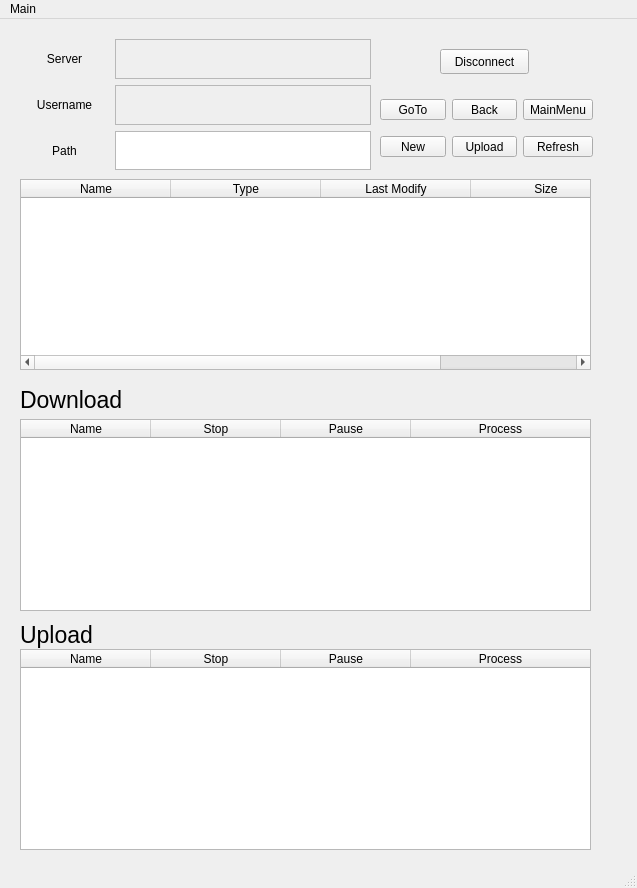
<?xml version="1.0" encoding="UTF-8"?>
<ui version="4.0">
 <class>MainWindow</class>
 <widget class="QMainWindow" name="MainWindow">
  <property name="geometry">
   <rect>
    <x>0</x>
    <y>0</y>
    <width>637</width>
    <height>888</height>
   </rect>
  </property>
  <property name="windowTitle">
   <string>MainWindow</string>
  </property>
  <widget class="QWidget" name="centralwidget">
   <widget class="QWidget" name="verticalLayoutWidget">
    <property name="geometry">
     <rect>
      <x>20</x>
      <y>20</y>
      <width>351</width>
      <height>131</height>
     </rect>
    </property>
    <layout class="QVBoxLayout" name="verticalLayout">
     <item>
      <layout class="QHBoxLayout" name="horizontalLayout_4">
       <item>
        <widget class="QLabel" name="ServerLabel">
         <property name="sizePolicy">
          <sizepolicy hsizetype="Expanding" vsizetype="Preferred">
           <horstretch>0</horstretch>
           <verstretch>0</verstretch>
          </sizepolicy>
         </property>
         <property name="text">
          <string>Server</string>
         </property>
         <property name="alignment">
          <set>Qt::AlignCenter</set>
         </property>
        </widget>
       </item>
       <item>
        <widget class="QTextEdit" name="ServerText">
         <property name="enabled">
          <bool>false</bool>
         </property>
         <property name="sizePolicy">
          <sizepolicy hsizetype="Fixed" vsizetype="Expanding">
           <horstretch>0</horstretch>
           <verstretch>0</verstretch>
          </sizepolicy>
         </property>
        </widget>
       </item>
      </layout>
     </item>
     <item>
      <layout class="QHBoxLayout" name="horizontalLayout_3">
       <item>
        <widget class="QLabel" name="UserLabel">
         <property name="sizePolicy">
          <sizepolicy hsizetype="Expanding" vsizetype="Preferred">
           <horstretch>0</horstretch>
           <verstretch>0</verstretch>
          </sizepolicy>
         </property>
         <property name="text">
          <string>Username</string>
         </property>
         <property name="alignment">
          <set>Qt::AlignCenter</set>
         </property>
        </widget>
       </item>
       <item>
        <widget class="QTextEdit" name="UserText">
         <property name="enabled">
          <bool>false</bool>
         </property>
         <property name="sizePolicy">
          <sizepolicy hsizetype="Fixed" vsizetype="Expanding">
           <horstretch>0</horstretch>
           <verstretch>0</verstretch>
          </sizepolicy>
         </property>
        </widget>
       </item>
      </layout>
     </item>
     <item>
      <layout class="QHBoxLayout" name="horizontalLayout_5">
       <item>
        <widget class="QLabel" name="PathLabel">
         <property name="sizePolicy">
          <sizepolicy hsizetype="Expanding" vsizetype="Preferred">
           <horstretch>0</horstretch>
           <verstretch>0</verstretch>
          </sizepolicy>
         </property>
         <property name="text">
          <string>Path</string>
         </property>
         <property name="alignment">
          <set>Qt::AlignCenter</set>
         </property>
        </widget>
       </item>
       <item>
        <widget class="QTextEdit" name="PathText">
         <property name="enabled">
          <bool>true</bool>
         </property>
         <property name="sizePolicy">
          <sizepolicy hsizetype="Fixed" vsizetype="Expanding">
           <horstretch>0</horstretch>
           <verstretch>0</verstretch>
          </sizepolicy>
         </property>
        </widget>
       </item>
      </layout>
     </item>
    </layout>
   </widget>
   <widget class="QPushButton" name="QuitButton">
    <property name="geometry">
     <rect>
      <x>440</x>
      <y>30</y>
      <width>89</width>
      <height>25</height>
     </rect>
    </property>
    <property name="text">
     <string>Disconnect</string>
    </property>
   </widget>
   <widget class="QTableWidget" name="FileListTable">
    <property name="geometry">
     <rect>
      <x>20</x>
      <y>160</y>
      <width>571</width>
      <height>191</height>
     </rect>
    </property>
    <attribute name="horizontalHeaderDefaultSectionSize">
     <number>150</number>
    </attribute>
    <attribute name="horizontalHeaderMinimumSectionSize">
     <number>100</number>
    </attribute>
    <attribute name="horizontalHeaderShowSortIndicator" stdset="0">
     <bool>false</bool>
    </attribute>
    <attribute name="horizontalHeaderStretchLastSection">
     <bool>true</bool>
    </attribute>
    <column>
     <property name="text">
      <string>Name</string>
     </property>
    </column>
    <column>
     <property name="text">
      <string>Type</string>
     </property>
    </column>
    <column>
     <property name="text">
      <string>Last Modify</string>
     </property>
    </column>
    <column>
     <property name="text">
      <string>Size</string>
     </property>
    </column>
   </widget>
   <widget class="QWidget" name="gridLayoutWidget">
    <property name="geometry">
     <rect>
      <x>380</x>
      <y>70</y>
      <width>213</width>
      <height>80</height>
     </rect>
    </property>
    <layout class="QGridLayout" name="gridLayout">
     <item row="1" column="0">
      <widget class="QToolButton" name="NewButton">
       <property name="sizePolicy">
        <sizepolicy hsizetype="MinimumExpanding" vsizetype="Fixed">
         <horstretch>0</horstretch>
         <verstretch>0</verstretch>
        </sizepolicy>
       </property>
       <property name="text">
        <string>New</string>
       </property>
      </widget>
     </item>
     <item row="0" column="1">
      <widget class="QToolButton" name="BackButton">
       <property name="sizePolicy">
        <sizepolicy hsizetype="MinimumExpanding" vsizetype="Fixed">
         <horstretch>0</horstretch>
         <verstretch>0</verstretch>
        </sizepolicy>
       </property>
       <property name="text">
        <string>Back</string>
       </property>
      </widget>
     </item>
     <item row="0" column="0">
      <widget class="QToolButton" name="GoToButton">
       <property name="sizePolicy">
        <sizepolicy hsizetype="Expanding" vsizetype="Fixed">
         <horstretch>0</horstretch>
         <verstretch>0</verstretch>
        </sizepolicy>
       </property>
       <property name="text">
        <string>GoTo</string>
       </property>
      </widget>
     </item>
     <item row="1" column="1">
      <widget class="QToolButton" name="UploadButton">
       <property name="sizePolicy">
        <sizepolicy hsizetype="MinimumExpanding" vsizetype="Fixed">
         <horstretch>0</horstretch>
         <verstretch>0</verstretch>
        </sizepolicy>
       </property>
       <property name="text">
        <string>Upload</string>
       </property>
      </widget>
     </item>
     <item row="1" column="2">
      <widget class="QToolButton" name="RefreshButton">
       <property name="sizePolicy">
        <sizepolicy hsizetype="MinimumExpanding" vsizetype="Fixed">
         <horstretch>0</horstretch>
         <verstretch>0</verstretch>
        </sizepolicy>
       </property>
       <property name="text">
        <string>Refresh</string>
       </property>
      </widget>
     </item>
     <item row="0" column="2">
      <widget class="QToolButton" name="RootButton">
       <property name="sizePolicy">
        <sizepolicy hsizetype="MinimumExpanding" vsizetype="Fixed">
         <horstretch>0</horstretch>
         <verstretch>0</verstretch>
        </sizepolicy>
       </property>
       <property name="text">
        <string>MainMenu</string>
       </property>
      </widget>
     </item>
    </layout>
   </widget>
   <widget class="QTableWidget" name="DownloadTable">
    <property name="geometry">
     <rect>
      <x>20</x>
      <y>400</y>
      <width>571</width>
      <height>192</height>
     </rect>
    </property>
    <attribute name="horizontalHeaderDefaultSectionSize">
     <number>130</number>
    </attribute>
    <attribute name="horizontalHeaderStretchLastSection">
     <bool>true</bool>
    </attribute>
    <column>
     <property name="text">
      <string>Name</string>
     </property>
    </column>
    <column>
     <property name="text">
      <string>Stop</string>
     </property>
    </column>
    <column>
     <property name="text">
      <string>Pause</string>
     </property>
    </column>
    <column>
     <property name="text">
      <string>Process</string>
     </property>
    </column>
   </widget>
   <widget class="QLabel" name="DownloadLabel">
    <property name="geometry">
     <rect>
      <x>20</x>
      <y>370</y>
      <width>221</width>
      <height>21</height>
     </rect>
    </property>
    <property name="font">
     <font>
      <pointsize>17</pointsize>
     </font>
    </property>
    <property name="text">
     <string>Download</string>
    </property>
   </widget>
   <widget class="QTableWidget" name="UploadTable">
    <property name="geometry">
     <rect>
      <x>20</x>
      <y>630</y>
      <width>571</width>
      <height>201</height>
     </rect>
    </property>
    <attribute name="horizontalHeaderDefaultSectionSize">
     <number>130</number>
    </attribute>
    <attribute name="horizontalHeaderStretchLastSection">
     <bool>true</bool>
    </attribute>
    <column>
     <property name="text">
      <string>Name</string>
     </property>
    </column>
    <column>
     <property name="text">
      <string>Stop</string>
     </property>
    </column>
    <column>
     <property name="text">
      <string>Pause</string>
     </property>
    </column>
    <column>
     <property name="text">
      <string>Process</string>
     </property>
    </column>
   </widget>
   <widget class="QLabel" name="UploadLabel">
    <property name="geometry">
     <rect>
      <x>20</x>
      <y>600</y>
      <width>221</width>
      <height>31</height>
     </rect>
    </property>
    <property name="font">
     <font>
      <pointsize>17</pointsize>
     </font>
    </property>
    <property name="text">
     <string>Upload</string>
    </property>
   </widget>
  </widget>
  <widget class="QMenuBar" name="menubar">
   <property name="geometry">
    <rect>
     <x>0</x>
     <y>0</y>
     <width>637</width>
     <height>28</height>
    </rect>
   </property>
   <widget class="QMenu" name="menuMain">
    <property name="title">
     <string>Main</string>
    </property>
   </widget>
   <addaction name="menuMain"/>
  </widget>
  <widget class="QStatusBar" name="statusbar"/>
 </widget>
 <resources/>
 <connections/>
</ui>
